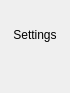
<?xml version="1.0" encoding="UTF-8"?>
<ui version="4.0">
 <class>MenuButton</class>
 <widget class="QWidget" name="MenuButton">
  <property name="geometry">
   <rect>
    <x>0</x>
    <y>0</y>
    <width>70</width>
    <height>93</height>
   </rect>
  </property>
  <property name="sizePolicy">
   <sizepolicy hsizetype="Fixed" vsizetype="Preferred">
    <horstretch>0</horstretch>
    <verstretch>0</verstretch>
   </sizepolicy>
  </property>
  <property name="minimumSize">
   <size>
    <width>70</width>
    <height>0</height>
   </size>
  </property>
  <property name="windowTitle">
   <string>Form</string>
  </property>
  <layout class="QGridLayout" name="gridLayout">
   <property name="leftMargin">
    <number>4</number>
   </property>
   <property name="topMargin">
    <number>4</number>
   </property>
   <property name="rightMargin">
    <number>4</number>
   </property>
   <property name="bottomMargin">
    <number>4</number>
   </property>
   <property name="spacing">
    <number>0</number>
   </property>
   <item row="0" column="0">
    <widget class="QWidget" name="widget" native="true">
     <property name="styleSheet">
      <string notr="true">#widget:hover{
    border-style: solid;
	border-width: 1px;
	border-radius: 4px;
	border-color: #d8d8d8;
}
#widget[IsPressed=&quot;true&quot;]{
	background: #e8e8e8;
    border-style: solid;
	border-width: 1px;
	border-radius: 4px;
	border-color: #d8d8d8;
}</string>
     </property>
     <layout class="QGridLayout" name="gridLayout_2">
      <property name="leftMargin">
       <number>4</number>
      </property>
      <property name="topMargin">
       <number>4</number>
      </property>
      <property name="rightMargin">
       <number>4</number>
      </property>
      <property name="bottomMargin">
       <number>4</number>
      </property>
      <item row="0" column="0">
       <widget class="QLabel" name="image">
        <property name="sizePolicy">
         <sizepolicy hsizetype="Preferred" vsizetype="Fixed">
          <horstretch>0</horstretch>
          <verstretch>0</verstretch>
         </sizepolicy>
        </property>
        <property name="text">
         <string/>
        </property>
        <property name="pixmap">
         <pixmap resource="Images.qrc">:/Images/MainMenu/colored/settings.png</pixmap>
        </property>
        <property name="alignment">
         <set>Qt::AlignCenter</set>
        </property>
       </widget>
      </item>
      <item row="1" column="0">
       <widget class="QLabel" name="text">
        <property name="sizePolicy">
         <sizepolicy hsizetype="Preferred" vsizetype="Fixed">
          <horstretch>0</horstretch>
          <verstretch>0</verstretch>
         </sizepolicy>
        </property>
        <property name="text">
         <string>Settings</string>
        </property>
        <property name="alignment">
         <set>Qt::AlignCenter</set>
        </property>
       </widget>
      </item>
      <item row="2" column="0">
       <spacer name="verticalSpacer">
        <property name="sizeHint" stdset="0">
         <size>
          <width>0</width>
          <height>10</height>
         </size>
        </property>
       </spacer>
      </item>
     </layout>
    </widget>
   </item>
  </layout>
 </widget>
 <resources>
  <include location="Images.qrc"/>
 </resources>
 <connections/>
</ui>
